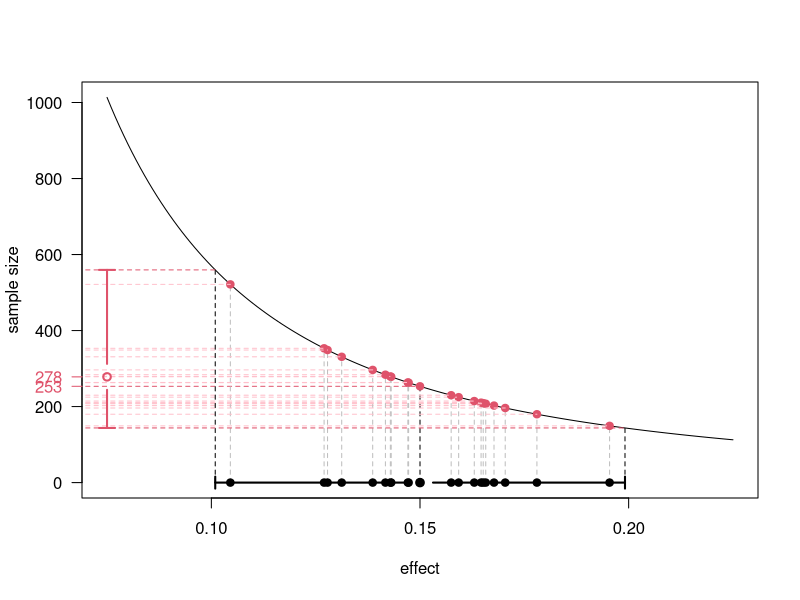

This chart was generated by the following R code:

sampleSizeZtest = function(delta, sd, sig.level = 0.05, power){
  u <- qnorm(p = power)
  v <- qnorm(p = 1 - sig.level/2)
  n <- 2*(u + v)^2*sd^2/delta^2
  return(n)
}

grid <- seq(0.075, 0.225, 0.001)
deltahat <- 0.15
se <- 0.025
ss <- sampleSizeZtest(delta = grid, sd = 0.4, sig.level = 0.01, power = 0.95)
ss1 <- sampleSizeZtest(delta = deltahat, sd = 0.4, sig.level = 0.01, power = 0.95)

set.seed(12345)
nsim <- 100000
deltahat2 <- rnorm(nsim, mean=deltahat, sd=se)
ss2 <- sampleSizeZtest(delta = deltahat2, sd = 0.4, sig.level = 0.01, power = 0.95)

library(gplots)
par(las=1)

plot(grid, ss, type="l", xlab="effect", ylab="sample size", ylim=c(0, max(ss)))
lines(rep(deltahat, 2), c(0, ss1), lty=2)
points(deltahat, ss1, pch=19, cex=1, col=2) 
points(deltahat, 0, pch=19, cex=1, col=1) 
lines(c(0, deltahat), rep(ss1, 2), lty=2, col=2)
axis(2, at=ss1, label=round(ss1), col=2, col.axis=2)
nshow <- 20
for(i in 1:nshow){
    lines(rep(deltahat2[i], 2), c(0, ss2[i]), lty=2, col="grey")
    points(deltahat2[i], ss2[i], pch=19, cex=1, col=2) 
    points(deltahat2[i], 0, pch=19, cex=1, col=1) 
    lines(c(0, deltahat2[i]), rep(ss2[i], 2), lty=2, col="pink")
}
plotCI(x = deltahat, y=0, li=quantile(deltahat2, 0.025), ui = quantile(deltahat2, 0.975),
       col=1, lwd=2, add=TRUE, err="x")

plotCI(x = min(grid), y=mean(ss2), li=quantile(ss2, 0.025), ui = quantile(ss2, 0.975),
       col=2, lwd=2, add=TRUE, err="y")
lines(rep(quantile(deltahat2, 0.025), 2), c(0, quantile(ss2, 0.975)), lty=2)
lines(rep(quantile(deltahat2, 0.975), 2), c(0, quantile(ss2, 0.025)), lty=2)
lines(c(0, quantile(deltahat2, 0.975)), rep(quantile(ss2, 0.025), 2), lty=2, col=2)
lines(c(0, quantile(deltahat2, 0.025)), rep(quantile(ss2, 0.975), 2), lty=2, col=2)
axis(2, at=mean(ss2), label=round(mean(ss2)), col=2, col.axis=2)
